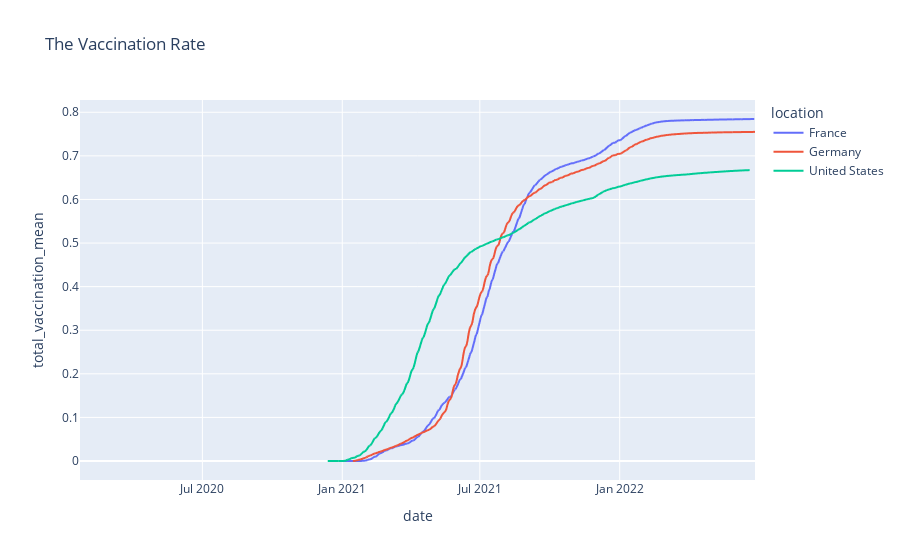

The code cell stored with this chart in its notebook:
### Code cell
# Vaccination Rate over Time
Vacc_Rate=px.line(df_list, x="date", y="total_vaccination_mean",color='location', title="The Vaccination Rate")
Vacc_Rate.show()

### Figure 1 — Plotly figure (JSON) as saved in the notebook; plotly's stock layout.template omitted (floating-point values rounded to 4 significant figures; data arrays with more than 128 entries replaced by an {"elided": "..."} marker saying what was removed)
{"data": [{"hovertemplate": "location=France<br>date=%{x}<br>total_vaccination_mean=%{y}<extra></extra>", "legendgroup": "France", "line": {"color": "#636efa", "dash": "solid"}, "marker": {"symbol": "circle"}, "mode": "lines", "name": "France", "showlegend": true, "type": "scattergl", "x": {"elided": "887 str values"}, "xaxis": "x", "y": {"elided": "887 float values"}, "yaxis": "y"}, {"hovertemplate": "location=Germany<br>date=%{x}<br>total_vaccination_mean=%{y}<extra></extra>", "legendgroup": "Germany", "line": {"color": "#EF553B", "dash": "solid"}, "marker": {"symbol": "circle"}, "mode": "lines", "name": "Germany", "showlegend": true, "type": "scattergl", "x": {"elided": "884 str values"}, "xaxis": "x", "y": {"elided": "884 float values"}, "yaxis": "y"}, {"hovertemplate": "location=United States<br>date=%{x}<br>total_vaccination_mean=%{y}<extra></extra>", "legendgroup": "United States", "line": {"color": "#00cc96", "dash": "solid"}, "marker": {"symbol": "circle"}, "mode": "lines", "name": "United States", "showlegend": true, "type": "scattergl", "x": {"elided": "889 str values"}, "xaxis": "x", "y": {"elided": "889 float values"}, "yaxis": "y"}], "layout": {"legend": {"title": {"text": "location"}, "tracegroupgap": 0}, "title": {"text": "The Vaccination Rate"}, "xaxis": {"anchor": "y", "domain": [0, 1], "title": {"text": "date"}}, "yaxis": {"anchor": "x", "domain": [0, 1], "title": {"text": "total_vaccination_mean"}}}}
